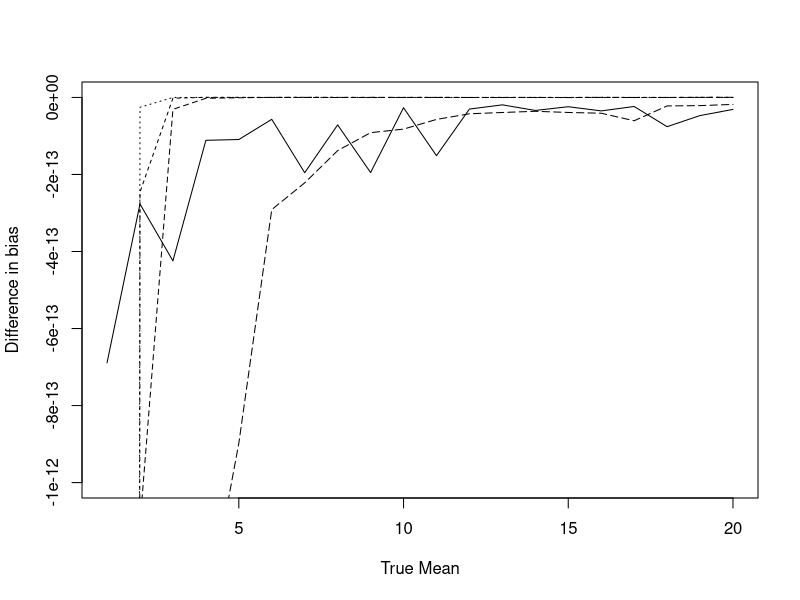
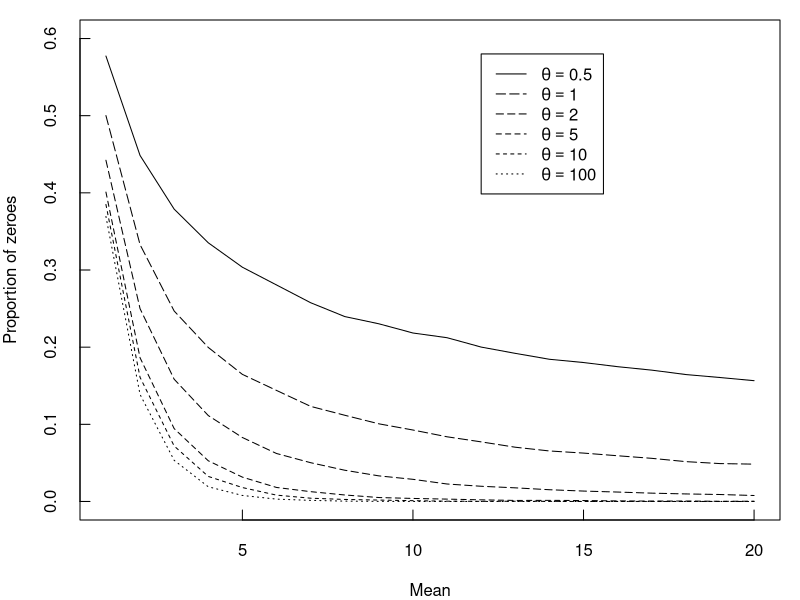
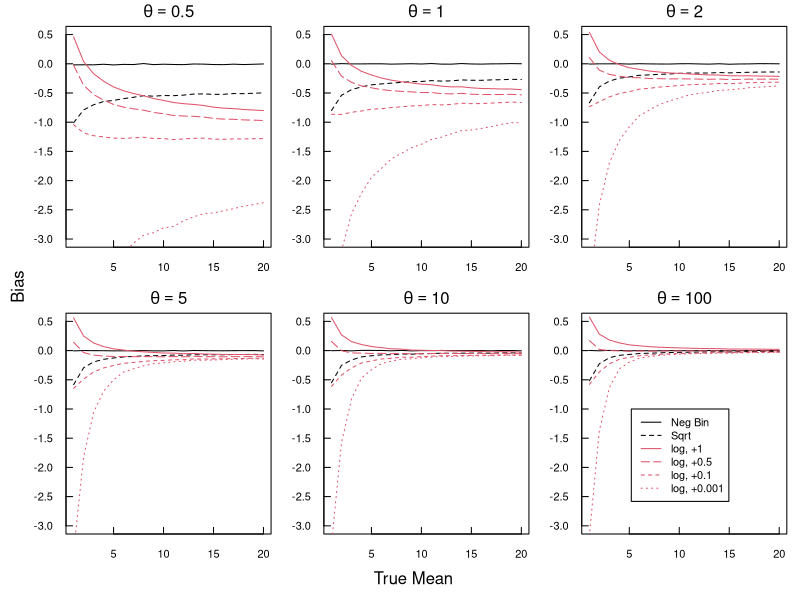
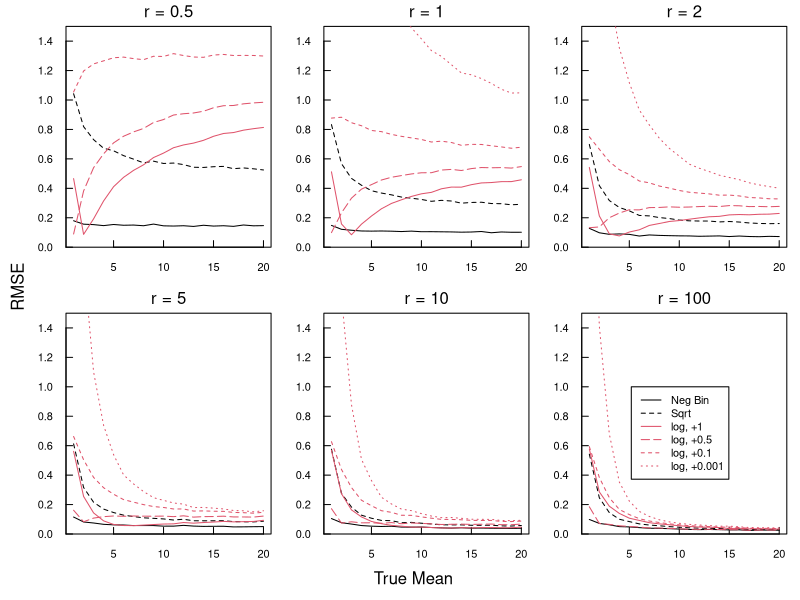

Write the R code that produced these figures, in order.
library(MASS)
# Set the working directory (so you know where all hte files will end up!)
setwd("C:/Bob/Work/Manuscripts/Johan Standardization/log Transformation problem/Resubmission")


###
### Functions
###

# Estimate bias & RMSE for data
# transformation: which model to use
# Data includes true value, as item in the list
EstStats=function(Data, transformation, Add=0) {
  EstBias=function(y, x, True, add=0) {
    require(MASS)
    switch(transformation,
           log=coef(lm(log(y+add)~factor(x)-1))-log(True),
           sqrt=log(coef(lm(sqrt(y+add)~factor(x)-1))^2)-log(True),
           negbin=coef(glm.nb(y~factor(x)-1))-log(True),
           qpois=coef(glm(y~factor(x)-1, family=quasipoisson()))-log(True),
           coef(lm((y+add)~factor(x)-1))-log(True+add))
  }
  Bias=apply(Data$y, 2, EstBias, x=Data$Mean, True=Data$True, add=Add)
  return(data.frame(
              True=Data$True,
              MeanBias=apply(Bias, 1, mean), 
              MeanRMSE=apply(Bias, 1, function(x) sqrt(mean(x^2)))
              )
         )
}

# Function to fit all models
GetAnalyses=function(Data) {
  list(
    Data=Data,
    NB=EstStats(Data, transformation="negbin"),
    QPois=EstStats(Data, transformation="qpois"),
    Sqrt=EstStats(Data, transformation="sqrt"),
    Log0001=EstStats(Data, transformation="log", Add=0.0001),
    Log01=EstStats(Data, transformation="log", Add=0.1),
    Log05=EstStats(Data, transformation="log", Add=0.5),
    Log1=EstStats(Data, transformation="log", Add=1)
  )
}

# Plot the results from GetAnalyses
PlotStats=function(an, wh="MeanBias", ...) {
  plot(an$NB$True,an$NB[[wh]], type="l", las=1, ann=F, lty=1,...)
   lines(an$Sqrt$True,an$Sqrt[[wh]], lty=2, col=1)
#   lines(an$QPois$True,an$QPois[[wh]], lty=1, col=4, lwd=1)

   lines(an$Log1$True,an$Log1[[wh]], lty=1, col=2)
   lines(an$Log05$True,an$Log05[[wh]], lty="84", col=2)
   lines(an$Log01$True,an$Log01[[wh]], lty="34", col=2)
   lines(an$Log0001$True,an$Log0001[[wh]], lty="14", col=2)
}

############################################

###
### Simulate the data
###

True=1:20
Mean=rep(True,each=100)
NRep=500

# True: True=true mean for each level
# Mean: Mean for each data point (change to factor later!)
# y: Simulated data.  Each column is a data set.

DataHalf=list(True=True, Mean=Mean, y=replicate(NRep,rnbinom(length(Mean), 0.5, mu=Mean)))
DataOne=list(True=True, Mean=Mean, y=replicate(NRep,rnbinom(length(Mean), 1, mu=Mean)))
DataTwo=list(True=True, Mean=Mean, y=replicate(NRep,rnbinom(length(Mean), 2, mu=Mean)))
DataFive=list(True=True, Mean=Mean, y=replicate(NRep,rnbinom(length(Mean), 5, mu=Mean)))
DataTen=list(True=True, Mean=Mean, y=replicate(NRep,rnbinom(length(Mean), 10, mu=Mean)))
DataHundred=list(True=True, Mean=Mean, y=replicate(NRep,rnbinom(length(Mean), 100, mu=Mean)))

DataNames=c("DataHalf", "DataOne", "DataTwo", "DataFive", "DataTen", "DataHundred")
DataR=c(0.5, 1,2,5,10,100)

# Run all the analyses
Analyses=sapply(DataNames, function(name) {  GetAnalyses(eval(as.name(name)))  }, simplify=F)

###
### Plot the results
###

# Plot the proportion of zeroes in the data
GetP=function(data) {
  PZero=aggregate(data$y, list(Mean=data$Mean), function(lst) mean(c(lst==0)))
    PZero$p=apply(PZero[,grep("V",names(PZero))],1,mean)
  return(data.frame(Mean=PZero$Mean, P=PZero$p))
}

DataHalf.PZero=GetP(DataHalf)
DataOne.PZero=GetP(DataOne)
DataTwo.PZero=GetP(DataTwo)
DataFive.PZero=GetP(DataFive)
DataTen.PZero=GetP(DataTen)
DataHundred.PZero=GetP(DataHundred)

png("Fig1.png", height=360)
par(mfrow=c(1,1), mar=c(4,4,1,1))
plot(DataHalf.PZero$Mean, DataHalf.PZero$P, type="l", ylim=c(0,0.6), tcl=0.5,
      xlab="Mean", ylab="Proportion of zeroes")
  lines(DataOne.PZero$Mean, DataOne.PZero$P, lty="94")
  lines(DataTwo.PZero$Mean, DataTwo.PZero$P, lty="74")
  lines(DataFive.PZero$Mean, DataFive.PZero$P, lty="54")
  lines(DataTen.PZero$Mean, DataTen.PZero$P, lty="34")
  lines(DataHundred.PZero$Mean, DataHundred.PZero$P, lty="14")
legend(12,0.58, as.expression(lapply(DataR, function(m) bquote(theta==.(m)))), lty=c("solid", "94", "74", "54", "34", "14"))

dev.off()

# Plot bias
png("Fig2.png", width=540, height=420)
par(mfrow=c(2,3), mar=c(3,3,2,1), oma=c(2,2,0,0))
 sapply(1:length(DataNames), function(ind, An, number, ...) {
    PlotStats(Analyses[[ind]], tcl=0.5, ...)
#    mtext(paste("r = ",number[ind],sep=""), 3,line=0.5)
    mtext(substitute(theta == num, list(num=number[ind])), 3,line=0.5)
}, An=Analyses, number=DataR, ylim=c(-3,0.5))
  legend(5.2,-1, c("Neg Bin", "Sqrt", "log, +1", "log, +0.5", "log, +0.1", "log, +0.001"),
          lty=c("solid","44", "solid","84", "34", "14"), col=c(1,1,rep(2,4)), ncol=1)
   mtext("Bias",2, outer=T)
   mtext("True Mean",1, outer=T)
dev.off()

# Plot RMSE
png("Fig3.png", width=540, height=420)
par(mfrow=c(2,3), mar=c(3,3,2,1), oma=c(2,2,0,0))
 sapply(1:length(DataNames), function(ind, An, number, ...) {
    PlotStats(Analyses[[ind]],wh="MeanRMSE", tcl=0.5, ...)
    mtext(paste("r = ",number[ind],sep=""), 3,line=0.5)
}, An=Analyses, number=DataR, ylim=c(0,1.5), yaxs="i")
  legend(5.2,1, c("Neg Bin", "Sqrt", "log, +1", "log, +0.5", "log, +0.1", "log, +0.001"),
          lty=c("solid","44","solid","84", "34", "14"), col=c(1,1,rep(2,4)), ncol=1)

   mtext("RMSE",2, outer=T)
   mtext("True Mean",1, outer=T)
dev.off()


###
### Compare negative binomial and quasipoisson models
###

diffBias= lapply(Analyses, function(lst) return(lst[["NB"]]$MeanBias-lst[["QPois"]]$MeanBias))
  range(unlist(diffBias))

diffRMSE= lapply(Analyses, function(lst) return(lst[["NB"]]$MeanRMSE-lst[["QPois"]]$MeanRMSE))
  range(unlist(diffRMSE))

plot(Analyses[["DataHalf"]][["NB"]]$True, Analyses[["DataHalf"]][["NB"]]$MeanBias-Analyses[["DataHalf"]][["QPois"]]$MeanBias, type="n",
         ylim=c(-1.0E-12,1.0E-16), xlab="True Mean", ylab="Difference in bias")
  sapply(1:length(Analyses), function(ind, List, LTY) {
     lst=List[[ind]]
     lines(lst[["NB"]]$True, lst[["NB"]]$MeanBias-lst[["QPois"]]$MeanBias, lty=LTY[ind])
  }, List=Analyses, LTY=c("solid", "94", "74", "54", "34", "14")
)